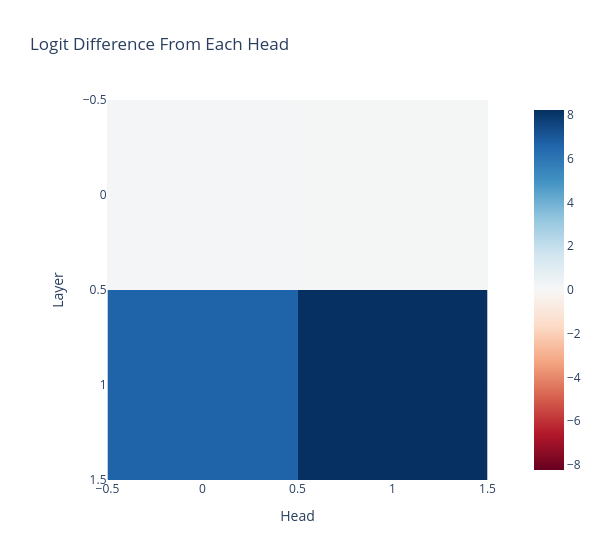

Notebook code for this chart:
### Markdown cell above
## Head Attribution

### Code cell
per_head_residual, labels = cache.stack_head_results(layer=-1, pos_slice=-1, return_labels=True)
per_head_residual = einops.rearrange(
    per_head_residual, "(layer head) ... -> layer head ...", layer=model.cfg.n_layers
)
per_head_logit_diffs = residual_stack_to_logit_diff(per_head_residual, cache)

imshow(
    per_head_logit_diffs,
    labels={"x": "Head", "y": "Layer"},
    title="Logit Difference From Each Head",
    width=600,
)

### Figure 1 — Plotly figure (JSON) as saved in the notebook; plotly's stock layout.template omitted (floating-point values rounded to 4 significant figures)
{"data": [{"coloraxis": "coloraxis", "hovertemplate": "Head: %{x}<br>Layer: %{y}<br>color: %{z}<extra></extra>", "name": "0", "type": "heatmap", "xaxis": "x", "yaxis": "y", "z": [[0.195, 0.1263], [6.677, 8.235]]}], "layout": {"coloraxis": {"cmid": 0, "colorscale": [[0, "rgb(103,0,31)"], [0.1, "rgb(178,24,43)"], [0.2, "rgb(214,96,77)"], [0.3, "rgb(244,165,130)"], [0.4, "rgb(253,219,199)"], [0.5, "rgb(247,247,247)"], [0.6, "rgb(209,229,240)"], [0.7, "rgb(146,197,222)"], [0.8, "rgb(67,147,195)"], [0.9, "rgb(33,102,172)"], [1, "rgb(5,48,97)"]]}, "title": {"text": "Logit Difference From Each Head"}, "width": 600, "xaxis": {"anchor": "y", "constrain": "domain", "domain": [0, 1], "scaleanchor": "y", "title": {"text": "Head"}}, "yaxis": {"anchor": "x", "autorange": "reversed", "constrain": "domain", "domain": [0, 1], "title": {"text": "Layer"}}}}
